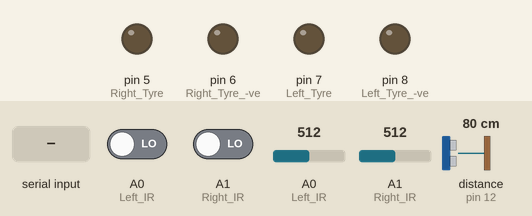
The sketch below on a simulated Arduino Uno, built with avr-gcc and run on an emulated ATmega328P. Shown: output pins drawn as LEDs (lit = HIGH). The inputs (shaded band) are chosen by the test bench; at power-on: A0 (Left_IR) LOW, A1 (Right_IR) LOW, A0 (Left_IR) = 512, A1 (Right_IR) = 512, distance to the obstacle (sensor on pin 12) 80 cm. The echo pulse lasts 58.3 µs per cm.

Above: at 1.2 s.
1.3 s: "x" received over Serial
At 1.6 s:
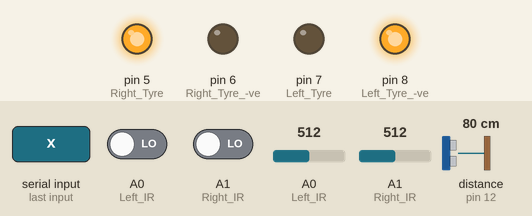
2.8 s: A0 (Left_IR) driven HIGH
At 3.9 s:
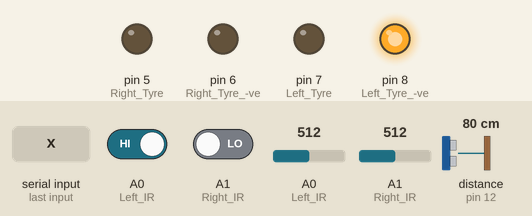
4.3 s: A0 (Left_IR) driven LOW
At 5.0 s:
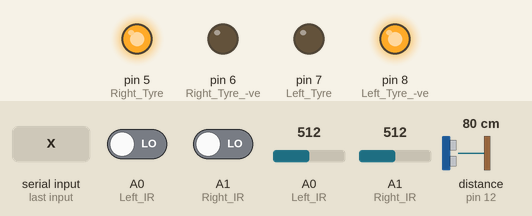
5.8 s: A1 (Right_IR) driven HIGH
At 6.2 s:
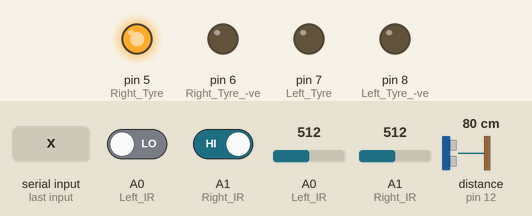
7.3 s: A1 (Right_IR) driven LOW
At 8.5 s:
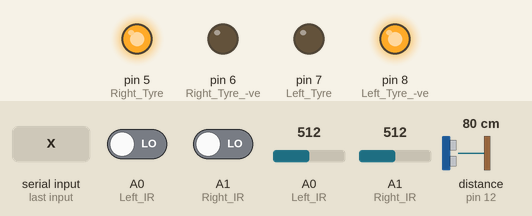
Timing chart, 0 to 9.8 s (numbered marks = the images above; inputs shaded):
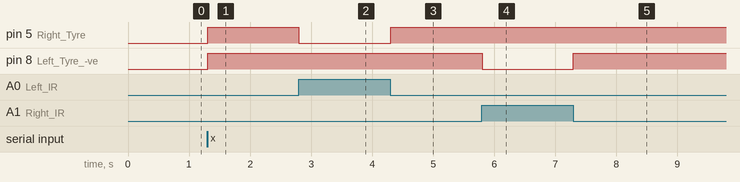

The sketch:

6.ZigBeeCommunication.ino
```cpp
#include<NewPing.h>
bool start = false;
const int trigPin = 13;
const int echoPin = 12;
const int maxDistance  = 20;
NewPing sonar(trigPin,echoPin,maxDistance);
long duration;
int distanceCm;

void setup() {
  pinMode(5,OUTPUT); //Right Tyre +ve
  pinMode(6,OUTPUT); //Right Tyre -ve
  pinMode(7,OUTPUT); //Left Tyre +ve
  pinMode(8,OUTPUT); //Left Tyre -ve
  pinMode(A0,INPUT); //Left IR
  pinMode(A1,INPUT);  //Right IR
  pinMode(A2,INPUT); //Reciever Ckt
  pinMode(trigPin,OUTPUT); //Trigger Pin Ultrasonic Sensor
  pinMode(echoPin,INPUT);  //Echo Pin Ultrasonic Sensor
  Serial.begin(9600); //Input From ZigBee Module
}

void Forward()
{
  digitalWrite(5,HIGH);
  digitalWrite(6,LOW);
  digitalWrite(7,LOW);
  digitalWrite(8,HIGH);
}
void Backward()
{
  digitalWrite(5,LOW);
  digitalWrite(6,HIGH);
  digitalWrite(7,HIGH);
  digitalWrite(8,LOW);
}
void Left()
{
  digitalWrite(5,HIGH);
  digitalWrite(6,LOW);
  digitalWrite(7,LOW);
  digitalWrite(8,LOW);
}
void Right()
{
  digitalWrite(5,LOW);
  digitalWrite(6,LOW);
  digitalWrite(7,LOW);
  digitalWrite(8,HIGH);
}
void Anti()
{
  digitalWrite(5,HIGH);
  digitalWrite(6,LOW);
  digitalWrite(7,HIGH);
  digitalWrite(8,LOW);
}
void Clock()
{
  digitalWrite(5,LOW);
  digitalWrite(6,HIGH);
  digitalWrite(7,LOW);
  digitalWrite(8,HIGH);
}
void Stop()
{
  digitalWrite(5,LOW);
  digitalWrite(6,LOW);
  digitalWrite(7,LOW);
  digitalWrite(8,LOW);
}

void loop() {
  if(Serial.available())
  {
    char a = Serial.read();
    if(a=='x')      //Only when the selected char is input from the Coordinator/Router XBee Module, the RoboCar will start its operation.
    {
      start =true;
    }
}
  if(start)
  {

    int d0 = digitalRead(A0);
    int d1 = digitalRead(A1);
    int a0 = analogRead(A0);
    int a1 = analogRead(A1);
    if(d0 == 0 && d1 == 0)
    {
      Forward();
    }
    else if(d0 == 0)
    {
      //Serial.println('L');
      Left();
    }
    else if(d1 == 0)
    {
      //Serial.println('R');
      Right();

    }
    else
    {
      //Serial.println('F');
      Forward();
    }
  }
  distanceCm = sonar.ping_cm();
  if(distanceCm>0 && distanceCm<15 )
  {
    Stop();
    delay(500);
  }
}
```

Measured:
- after the input at 1.3 s, pin 5 (Right_Tyre), pin 8 (Left_Tyre_-ve): LOW → HIGH at once
- after the input at 2.8 s, pin 5 (Right_Tyre): HIGH → LOW at once
- after the input at 4.3 s, pin 5 (Right_Tyre): LOW → HIGH at once
- after the input at 5.8 s, pin 8 (Left_Tyre_-ve): HIGH → LOW at once
- after the input at 7.3 s, pin 8 (Left_Tyre_-ve): LOW → HIGH at once
